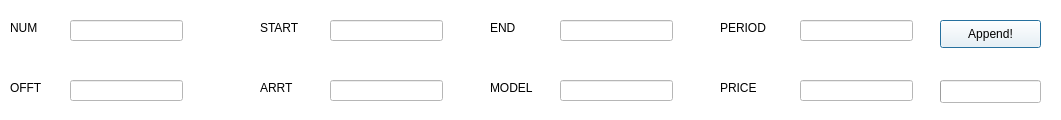
<?xml version="1.0" encoding="UTF-8"?>
<ui version="4.0">
 <class>_appendDialog</class>
 <widget class="QDialog" name="_appendDialog">
  <property name="geometry">
   <rect>
    <x>0</x>
    <y>0</y>
    <width>1061</width>
    <height>120</height>
   </rect>
  </property>
  <property name="windowTitle">
   <string>Dialog</string>
  </property>
  <property name="styleSheet">
   <string notr="true">background-color: rgb(255, 255, 255);</string>
  </property>
  <widget class="QLineEdit" name="lineEd_sta">
   <property name="geometry">
    <rect>
     <x>330</x>
     <y>20</y>
     <width>113</width>
     <height>21</height>
    </rect>
   </property>
  </widget>
  <widget class="QLineEdit" name="lineEd_end">
   <property name="geometry">
    <rect>
     <x>560</x>
     <y>20</y>
     <width>113</width>
     <height>21</height>
    </rect>
   </property>
  </widget>
  <widget class="QLineEdit" name="lineEd_per">
   <property name="geometry">
    <rect>
     <x>800</x>
     <y>20</y>
     <width>113</width>
     <height>21</height>
    </rect>
   </property>
  </widget>
  <widget class="QLineEdit" name="lineEd_offt">
   <property name="geometry">
    <rect>
     <x>70</x>
     <y>80</y>
     <width>113</width>
     <height>21</height>
    </rect>
   </property>
  </widget>
  <widget class="QLineEdit" name="lineEd_arrt">
   <property name="geometry">
    <rect>
     <x>330</x>
     <y>80</y>
     <width>113</width>
     <height>21</height>
    </rect>
   </property>
  </widget>
  <widget class="QLineEdit" name="lineEd_model">
   <property name="geometry">
    <rect>
     <x>560</x>
     <y>80</y>
     <width>113</width>
     <height>21</height>
    </rect>
   </property>
  </widget>
  <widget class="QLineEdit" name="lineEd_price">
   <property name="geometry">
    <rect>
     <x>800</x>
     <y>80</y>
     <width>113</width>
     <height>21</height>
    </rect>
   </property>
  </widget>
  <widget class="QLabel" name="label_num">
   <property name="geometry">
    <rect>
     <x>10</x>
     <y>20</y>
     <width>51</width>
     <height>16</height>
    </rect>
   </property>
   <property name="text">
    <string>NUM</string>
   </property>
  </widget>
  <widget class="QLabel" name="label_start">
   <property name="geometry">
    <rect>
     <x>260</x>
     <y>20</y>
     <width>51</width>
     <height>16</height>
    </rect>
   </property>
   <property name="text">
    <string>START</string>
   </property>
  </widget>
  <widget class="QLabel" name="label_end">
   <property name="geometry">
    <rect>
     <x>490</x>
     <y>20</y>
     <width>51</width>
     <height>16</height>
    </rect>
   </property>
   <property name="text">
    <string>END</string>
   </property>
  </widget>
  <widget class="QLabel" name="label_period">
   <property name="geometry">
    <rect>
     <x>720</x>
     <y>20</y>
     <width>72</width>
     <height>15</height>
    </rect>
   </property>
   <property name="text">
    <string>PERIOD</string>
   </property>
  </widget>
  <widget class="QLabel" name="label_offt">
   <property name="geometry">
    <rect>
     <x>10</x>
     <y>80</y>
     <width>51</width>
     <height>16</height>
    </rect>
   </property>
   <property name="text">
    <string>OFFT</string>
   </property>
  </widget>
  <widget class="QLabel" name="label_arrt">
   <property name="geometry">
    <rect>
     <x>260</x>
     <y>80</y>
     <width>61</width>
     <height>16</height>
    </rect>
   </property>
   <property name="text">
    <string>ARRT</string>
   </property>
  </widget>
  <widget class="QLabel" name="label_model">
   <property name="geometry">
    <rect>
     <x>490</x>
     <y>80</y>
     <width>51</width>
     <height>16</height>
    </rect>
   </property>
   <property name="text">
    <string>MODEL</string>
   </property>
  </widget>
  <widget class="QLabel" name="label_price">
   <property name="geometry">
    <rect>
     <x>720</x>
     <y>80</y>
     <width>61</width>
     <height>16</height>
    </rect>
   </property>
   <property name="text">
    <string>PRICE</string>
   </property>
  </widget>
  <widget class="QPushButton" name="pushButton">
   <property name="geometry">
    <rect>
     <x>940</x>
     <y>20</y>
     <width>101</width>
     <height>28</height>
    </rect>
   </property>
   <property name="styleSheet">
    <string notr="true"/>
   </property>
   <property name="text">
    <string>Append!</string>
   </property>
   <property name="autoDefault">
    <bool>true</bool>
   </property>
   <property name="flat">
    <bool>false</bool>
   </property>
  </widget>
  <widget class="QProgressBar" name="progressBar">
   <property name="geometry">
    <rect>
     <x>940</x>
     <y>80</y>
     <width>101</width>
     <height>23</height>
    </rect>
   </property>
   <property name="minimum">
    <number>0</number>
   </property>
   <property name="maximum">
    <number>10000</number>
   </property>
   <property name="value">
    <number>10</number>
   </property>
   <property name="textVisible">
    <bool>false</bool>
   </property>
  </widget>
  <widget class="QLineEdit" name="lineEd_num">
   <property name="geometry">
    <rect>
     <x>70</x>
     <y>20</y>
     <width>113</width>
     <height>21</height>
    </rect>
   </property>
  </widget>
 </widget>
 <resources/>
 <connections/>
</ui>
